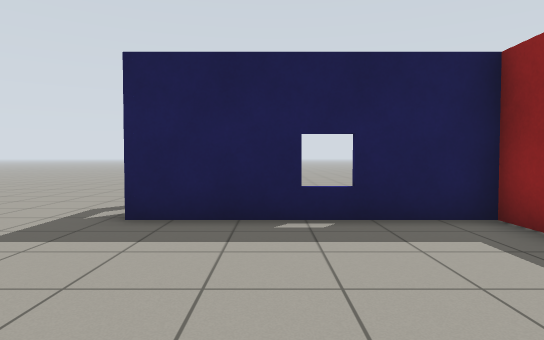
view 1 (above)

16 first-person views from a walk through a world built for the Gazebo simulator. The camera is 0.94 m above the floor, tilts 2° down and sees 75° across. The floor is counted in squares, 1 m on a side. Each view is taken from the middle of a square. On the plan, view 1 faces up. The plan holds only what a view shows up to about 12 squares ahead; the rest is blank. Gazebo's built-in surfaces are drawn with simple patterns.

view 2
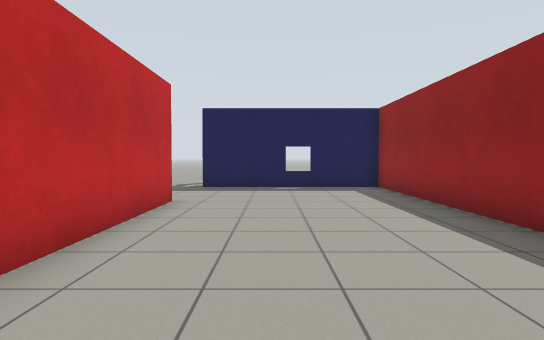

view 3
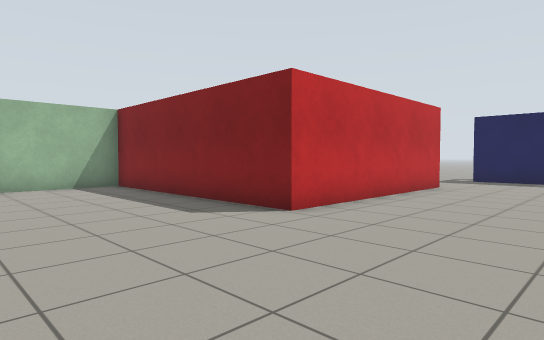

view 4
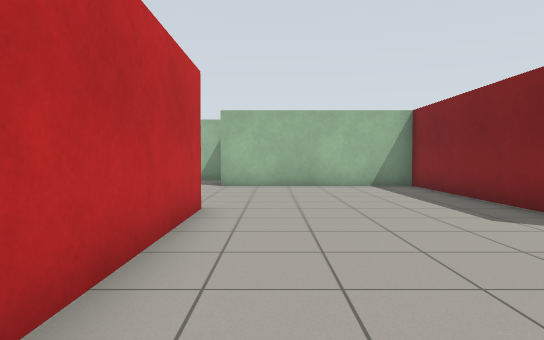

view 5
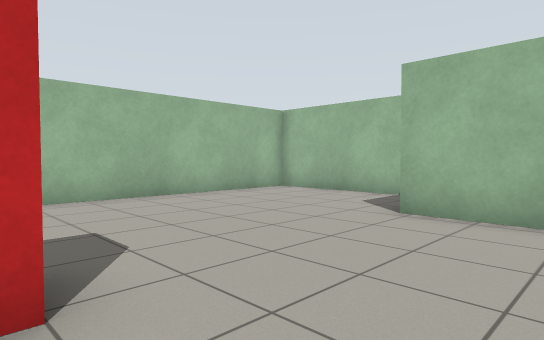

view 6
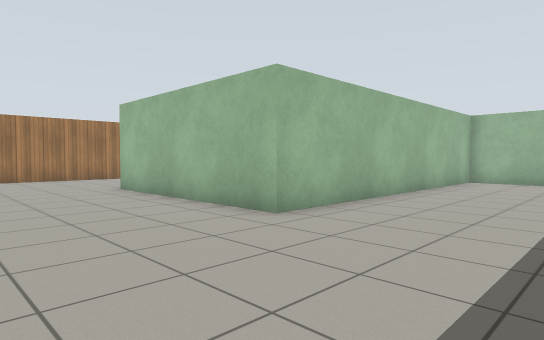

view 7
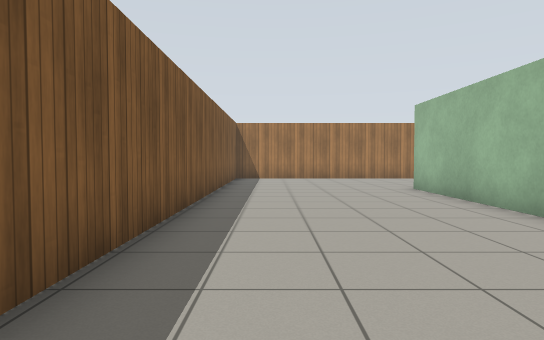

view 8
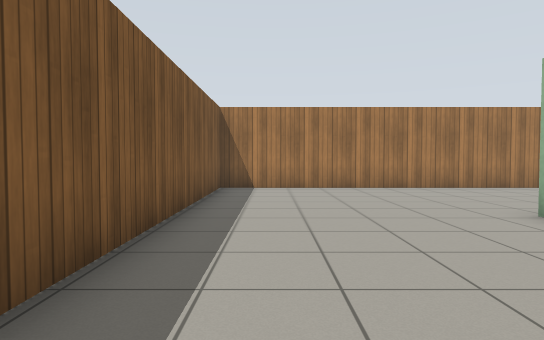

view 9
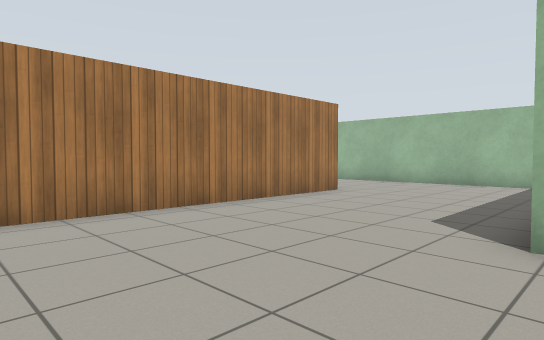

view 10
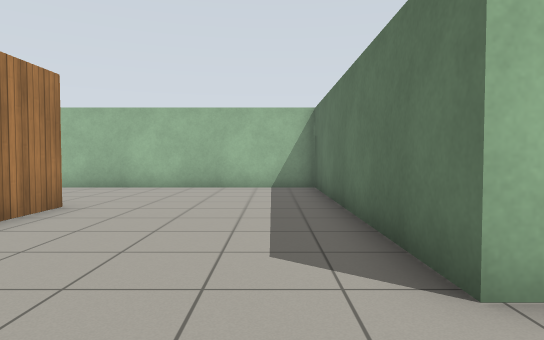

view 11
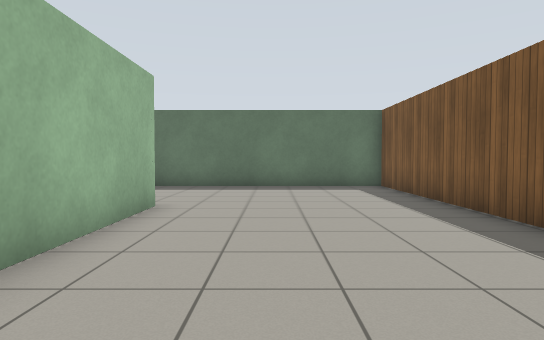

view 12
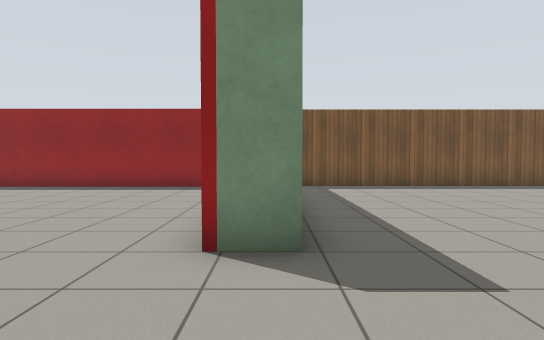

view 13
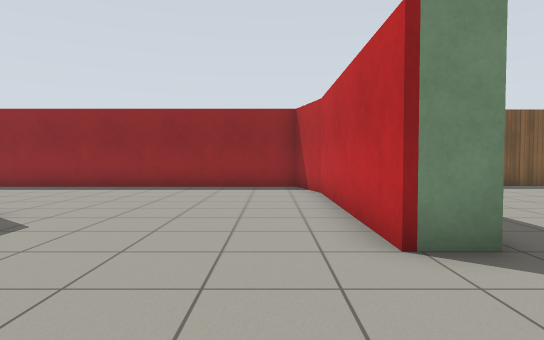

view 14
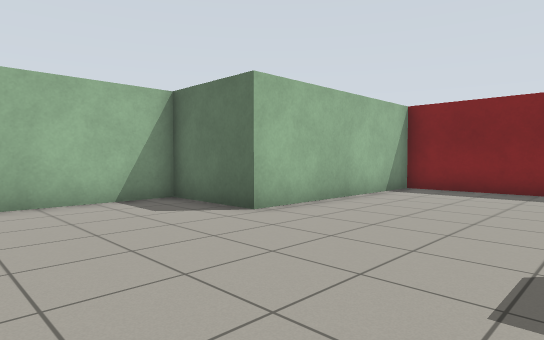

view 15
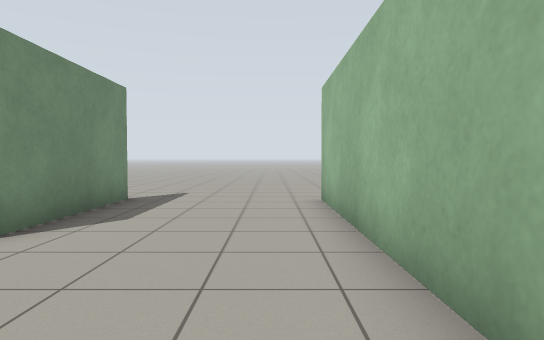

view 16
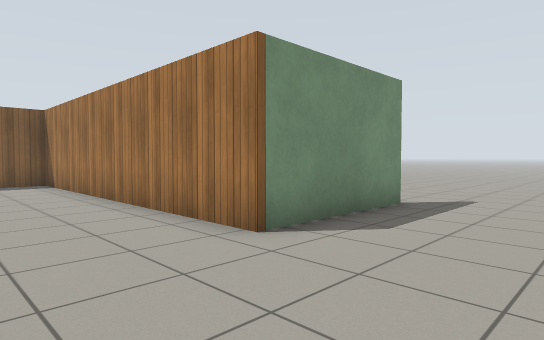

### Floor plan
Points are (right, up) in squares from view 1. A wall is a line through its corners. A room is listed if a view was taken in it or the views show most of it. See-through windows are left out.
Room 1 (views 1, 2, 3, 4, 5, 6, 7, 8, 9, 10, 11, 12, 13, 14, 15, 16)
walls: (-4.5, -12.4) (-4.5, -11.3) (1.5, -11.3); (1.4, -11.3) (3.4, -10.8) (3.4, 5.3) (-2.3, 5.3); (-2.3, 1.8) (-2.3, -5.3) (-9.8, -5.3) (-9.8, -11.7) (-12.6, -11.7) (-12.6, -17.1) (-2.3, -17.1) (-2.3, -23.6) (-11.1, -23.6) (-11.1, -33); (-6.7, -33.1) (-6.7, -29) (3.6, -29) (3.6, -12.3) (-3.9, -12.3)
ways out: opening at (-11, -34); opening at (-7, -34); opening at (-2, 3.5)

Positions as (right, up) in squares from view 1, and headings:
1: (0, 0), facing up
2: (0, -6), facing up
3: (2, -10), facing up-left
4: (2, -10), facing left
5: (-4, -9), facing down-left
6: (2, -13), facing down-left
7: (2, -13), facing down
8: (2, -18), facing down
9: (2, -23), facing down-left
10: (0, -25), facing left
11: (0, -24), facing up
12: (-8, -12), facing right
13: (-8, -10), facing right
14: (-5, -16), facing up-left
15: (-10, -25), facing down
16: (-10, -26), facing down-right
